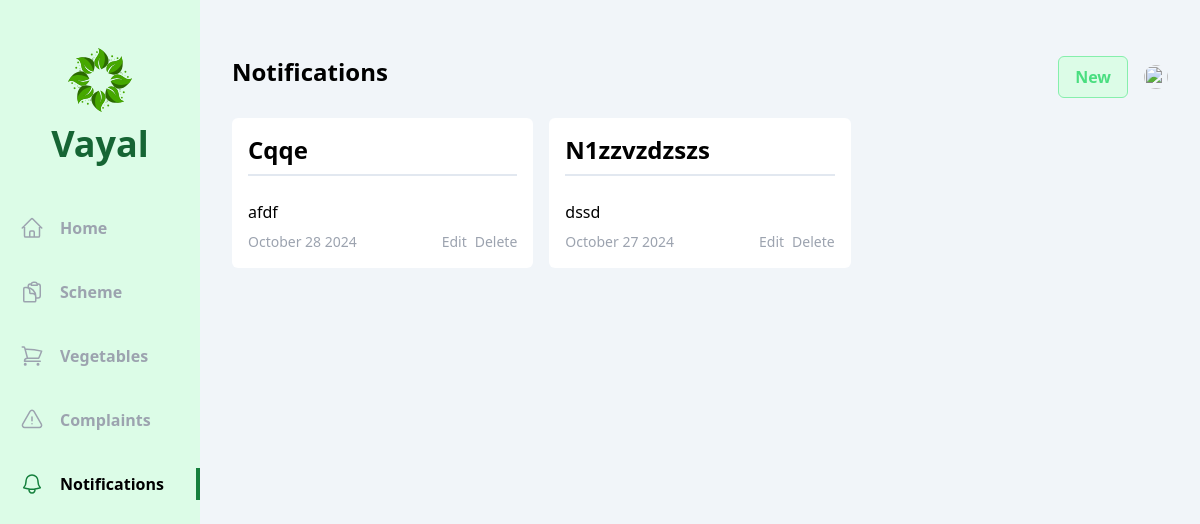
/officer/notification/ (signed in), run on the app's committed database.
### officer/models.py (models this page shows, shortened)
class Notification(models.Model):
    vayal_user = models.ForeignKey(Vayal_User,null=True, on_delete=models.CASCADE)
    title = models.CharField(max_length=150)
    description = models.TextField()
    date =models.DateTimeField(auto_now_add=True)

### officer/views/notification.py (the view)
# urls.py: path('notification/',notification.index, name='notifications'),
def index(request):
    status = request.GET.get('status')
    notifications = Notification.objects.all().order_by('-id')
    return render(request, 'officer/notification/index.html',{ 'notifications': notifications})

### officer/templates/officer/notification/index.html (shortened to what this page needs)
{% extends 'base.html' %}
{% block content %}
<div class="flex  bg-slate-100">
  <div class="w-2/12 bg-green-100 flex flex-col items-center pb-10">
      <div class="my-12 flex flex-col gap-3 justify-center items-center">
          <h1 class="text-4xl font-bold text-green-800 ">Vayal</h1>
      </div>
      <ul class="flex flex-col gap-8 w-full font-bold text-gray-400">
        <li class="w-full flex items-center px-5 py-1 gap-4 group hover:text-gray-500 cursor-pointer hover:border-green-700 hover:border-r-4">
          <a href="{% url 'officer:home' %}">Home</a>
      </li>
        <li class="w-full flex items-center px-5 py-1 gap-4 group hover:text-gray-500 cursor-pointer hover:border-green-700 hover:border-r-4">
              <a href="{% url 'officer:schemes' %}">Scheme</a>
          </li>
          <li class="w-full flex items-center px-5 py-1 gap-4 group hover:text-gray-500 cursor-pointer hover:border-green-700 hover:border-r-4">
            <a href="{% url 'officer:vegetables' %}">Vegetables</a>
        </li>
        <li class="w-full flex items-center px-5 py-1 gap-4 group hover:text-gray-500 cursor-pointer hover:border-green-700 hover:border-r-4">
            <a href="{% url 'officer:complaints' %}">Complaints</a>
        </li>
        <li class="w-full flex items-center px-5 py-1 gap-4 border-r-4 text-black border-green-700">
            <a href="{% url 'officer:notifications' %}">Notifications</a>
        </li>
      </ul>
    </div>
    <div class="w-10/12 h-screen overflow-y-auto px-8 py-14">
        <div class="flex justify-between mb-5">
            <h1 class="text-2xl font-bold">Notifications</h1>
            <div class="flex items-center gap-4">
                <span class="px-4 py-2 flex gap-1 bg-green-100 text-green-400 border cursor-pointer border-green-300 font-bold rounded-md">
                    <span>
                        <a href="{% url 'officer:create_notification' %}">New</a>
                    </span>
                </span>
                <div class="relative">
                <img id="profile" src="/uploads/{{vayal_user.photo}}" class="h-6 w-6 rounded-full cursor-pointer" alt="">
            </div>
            </div>
        </div>
        <div class="grid grid-cols-3 gap-x-4 gap-y-8">
            {% if  notifications %}
            {% for notification in notifications %}
                <div class="flex flex-col bg-white p-4 rounded-md gap-2">
                    <span class="text-2xl font-bold mb-4 pb-2 border-b-2 border-slate-200">{{ notification.title }}</span>
                    <span>{{ notification.description }}</span>
                    <div class="flex justify-between items-center">
                        <span class="text-sm text-gray-400">{{ notification.date | date:"F d Y" }}</span>
                        <div class="flex space-x-2">
                            <a href="{% url 'officer:update_notification' notification.id %}" class="text-sm text-gray-400">Edit</a>
                            <a href="{% url 'officer:delete_notification' notification.id %}" class="text-sm text-gray-400">Delete</a>
                        </div>
                    </div>
                </div>
            {% endfor %}
        {% endif %}
        </div>
    </div>
{% endblock content %}

### data on the page
Notification: title "Cqqe", description "afdf", date "October 28 2024"
Notification: title "N1zzvzdzszs", description "dssd", date "October 27 2024"
